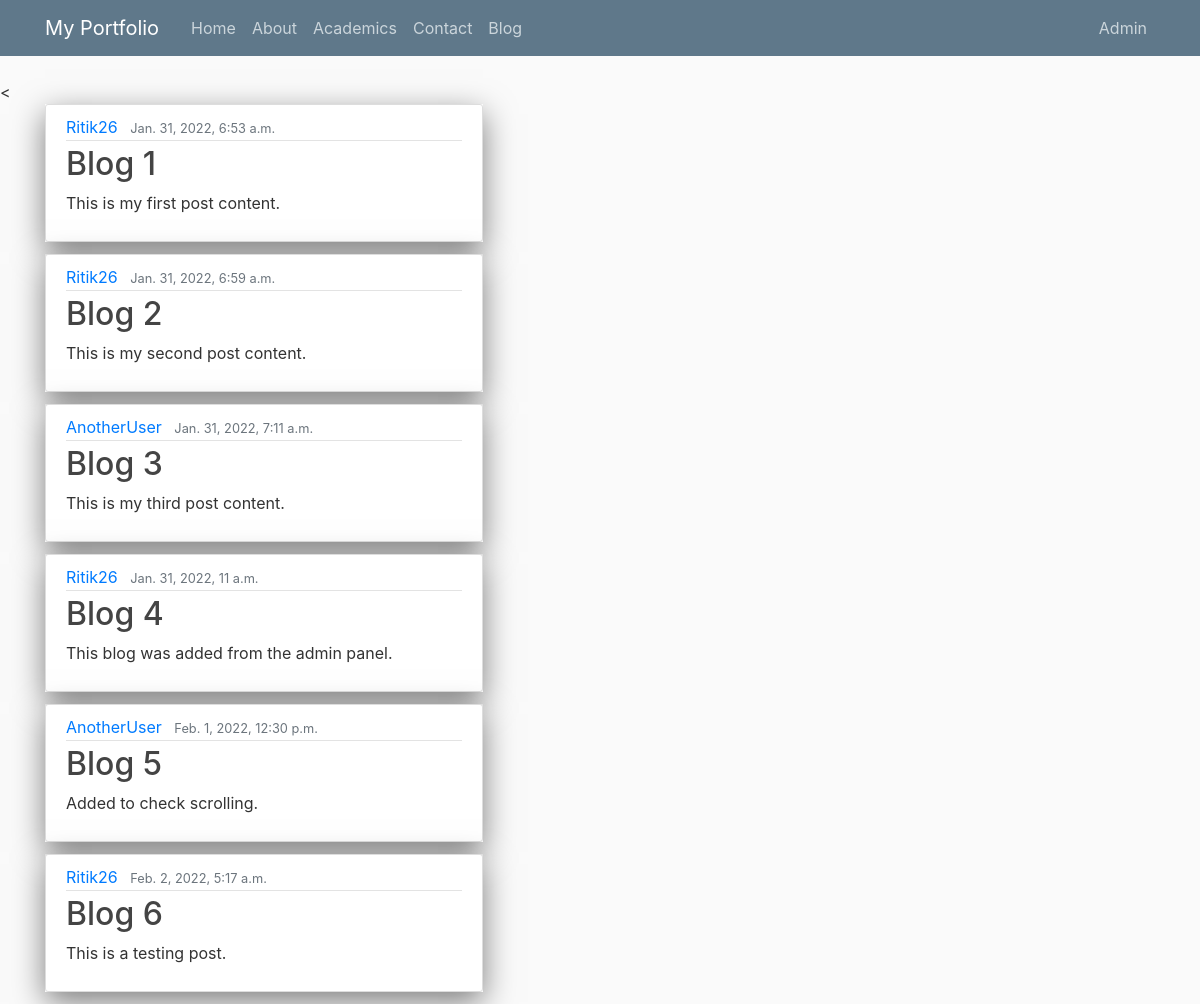
The app's page /blogs/ with its own data.
### myPortfolio/models.py (models this page shows, shortened)
class Post(models.Model):
    title=models.CharField(max_length=100)
    content=models.TextField()
    date_posted=models.DateTimeField(default=timezone.now)
    author=models.ForeignKey(User, on_delete=models.CASCADE)

### myPortfolio/views.py (the view)
# urls.py: path('blogs/', views.blogs, name='pf-blogs'),
def blogs(request):
    context={
        'posts':Post.objects.all()
    }
    return render(request, 'myPortfolio/blogs.html', context)

### myPortfolio/templates/myPortfolio/blogs.html (shortened to what this page needs)
{% extends "myPortfolio/base.html" %}
{% block content %}
  {% for post in posts %}
  <div class="myTransition">
    <div class="myCard">
      <article class="media content-section">
        <div class="media-body">
          <div class="article-metadata">
            <a class="mr-2" href="#">{{ post.author }}</a>
              <small class="text-muted">{{ post.date_posted }}</small>
          </div>
          <h2><a class="article-title" href="#">{{ post.title }}</a></h2>
          <p class="article-content">{{ post.content }}</p>
        </div>
      </article>
    </div>
  </div>
  {% endfor %}
{% endblock content %}

### myPortfolio/templates/myPortfolio/base.html (shortened to what this page needs)
{% load static %}
<!DOCTYPE html>
<html>
  <head>
    <link rel="stylesheet" href="https://stackpath.bootstrapcdn.com/bootstrap/4.3.1/css/bootstrap.min.css">
    <<link rel="stylesheet" type="text/css" href="{% static 'myPortfolio/main.css'%}">
  </head>
  <body>
    <header class="site-header">
      <nav class="navbar navbar-expand-md navbar-dark bg-steel fixed-top">
        <div class="container">
          <a class="navbar-brand mr-4" href="/">My Portfolio</a>
          <div class="collapse navbar-collapse" id="navbarToggle">
            <div class="navbar-nav mr-auto">
              <a class="nav-item nav-link" href="/">Home</a>
              <a class="nav-item nav-link" href="/about/">About</a>
              <a class="nav-item nav-link" href="/academics/">Academics</a>
              <a class="nav-item nav-link" href="/contact/">Contact</a>
              <a class="nav-item nav-link" href="/blogs/">Blog</a>
            </div>
            <div class="navbar-nav">
              <a class="nav-item nav-link" href="/admin/">Admin</a>
            </div>
          </div>
        </div>
      </nav>
    </header>
    <main role="main" class="container">
      <div class="row">
        <div class="col-md-8">
          {% block content %}{% endblock %}
        </div>
        </div>
    </main>
  </body>
</html>

### myPortfolio/static/myPortfolio/main.css (style rules this page uses)
body { background: #fafafa; color: #333333; margin-top: 5rem; }
h1, h2, h3, h4, h5, h6 { color: #444444; }
.bg-steel { background-color: #5f788a; }
.site-header .navbar-nav .nav-link { color: #cbd5db; }
.content-section { background: #ffffff; padding: 10px 20px; border: 1px solid #dddddd; border-radius: 3px; margin-bottom: 20px; }
.article-title { color: #444444; }
.article-content { white-space: pre-line; }
.article-metadata { padding-bottom: 1px; margin-bottom: 4px; border-bottom: 1px solid #e3e3e3 }

### myPortfolio/templates/myPortfolio/blogs.html (style rules this page uses)
.myCard { box-shadow: 0px 10px 30px rgba(0, 0, 0, 0.5); }
.myTransition { width: 60%; height: 150px; transition: width 2s, height 4s; }

### records on screen
Post: author "Ritik26", date_posted "Jan. 31, 2022, 6:53 a.m.", title "Blog 1", content "This is my first post content."
Post: author "Ritik26", date_posted "Jan. 31, 2022, 6:59 a.m.", title "Blog 2", content "This is my second post content."
Post: author "AnotherUser", date_posted "Jan. 31, 2022, 7:11 a.m.", title "Blog 3", content "This is my third post content."
Post: author "Ritik26", date_posted "Jan. 31, 2022, 11 a.m.", title "Blog 4", content "This blog was added from the admin panel."
Post: author "AnotherUser", date_posted "Feb. 1, 2022, 12:30 p.m.", title "Blog 5", content "Added to check scrolling."
Post: author "Ritik26", date_posted "Feb. 2, 2022, 5:17 a.m.", title "Blog 6", content "This is a testing post."
